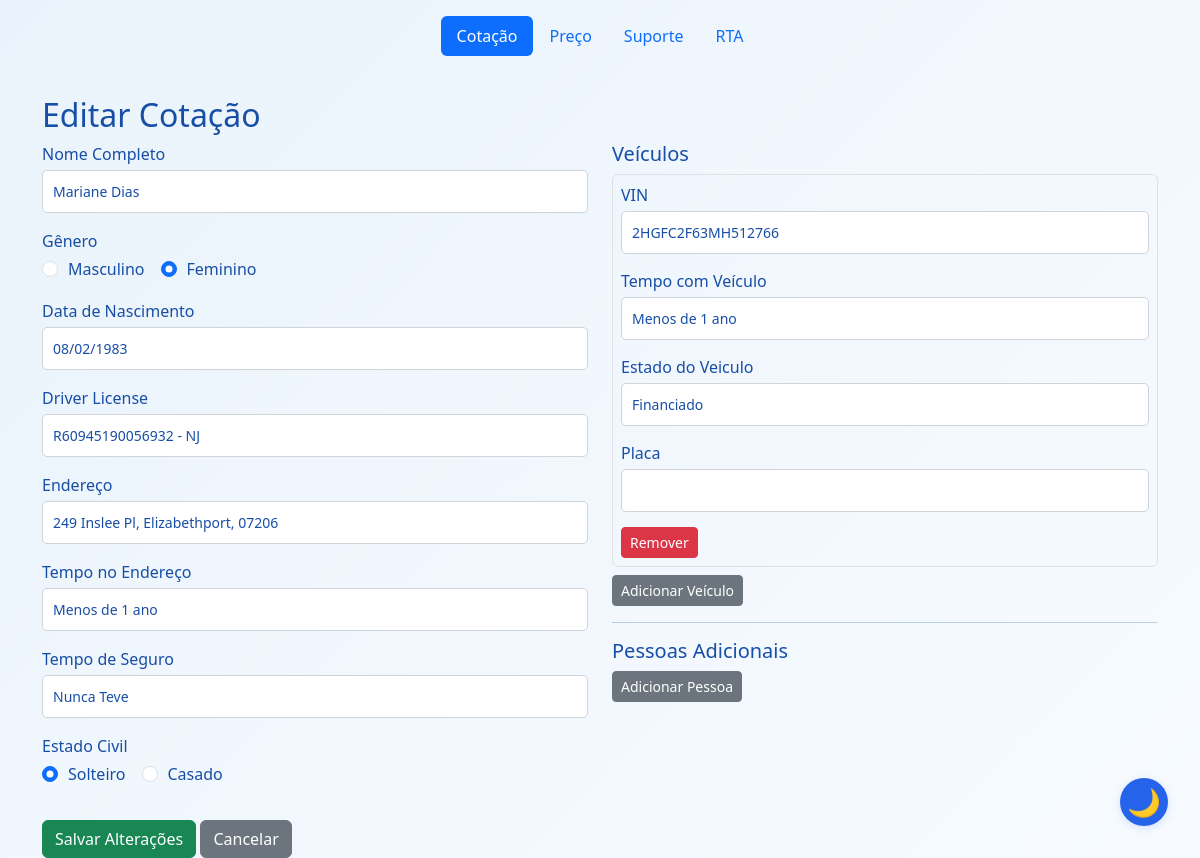
/editarCotacao/1, run on the app's committed database.
### app/models/cotacao_db.py (models this page shows)
class Cotacao(db.Model):
    __tablename__ = 'cotacao'
    id = db.Column(db.Integer, primary_key=True)
    genero = db.Column(db.String(50), nullable=False)
    nome = db.Column(db.String(100), nullable=False)
    documento = db.Column(db.String(50), nullable=False)
    endereco = db.Column(db.String(200), nullable=False)
    tempo_de_seguro = db.Column(db.String(50), nullable=False)
    data_nascimento = db.Column(db.String(50), nullable=False)
    tempo_no_endereco = db.Column(db.String(50), nullable=False)
    trello_card_id = db.Column(db.String(100))
    estado_civil = db.Column(db.String(20), nullable=False, default='Solteiro')
    nome_conjuge = db.Column(db.String(100))
    data_nascimento_conjuge = db.Column(db.String(50))
    documento_conjuge = db.Column(db.String(50))
    vehicles_json = db.Column(db.Text, nullable=False)
    pessoas_json = db.Column(db.Text, nullable=False, default='[]')

### app/routes/editar_routes.py (the view, shortened to what this page needs)
@editar_bp.route('/editarCotacao/<int:cotacao_id>', methods=['GET', 'POST'])
def editarCotacao(cotacao_id):
    cotacao = Cotacao.query.get_or_404(cotacao_id)
    veiculos = []
    if cotacao.vehicles_json:
        try:
            data = json.loads(cotacao.vehicles_json)
            if isinstance(data, list):
                veiculos = data
            elif isinstance(data, dict):
                veiculos = data.get('veiculos', [])
        except Exception:
            veiculos = []
    pessoas = []
    if hasattr(cotacao, 'pessoas_json') and cotacao.pessoas_json:
        try:
            pessoas = json.loads(cotacao.pessoas_json)
        except Exception:
            pessoas = []
    if request.method == 'POST':
        form = CotacaoForm(request.form)
    else:
        form = CotacaoForm(obj=cotacao, veiculos=veiculos, pessoas=pessoas)
    return render_template('editar.html', form=form, cotacao=cotacao)

### app/forms/veiculo_form.py
class VeiculoForm(FlaskForm):
    class Meta:
        csrf = False
    vin = StringField('VIN', validators=[DataRequired()])
    tempo_com_veiculo = SelectField('Tempo com Veículo', choices=[('Menos de 1 ano', 'Menos de 1 ano'), ('1-3 Anos', 'Entre 1 e 3 anos'), ('Mais de 5 Anos', '5 Anos ou mais')], validators=[DataRequired()])
    financiado = SelectField('Estado do Veiculo', choices=[('Financiado', 'Financiado'), ('Quitado', 'Quitado')], validators=[DataRequired()])
    placa = StringField('Placa')

### app/templates/editar.html (shortened to what this page needs)
{% extends "base.html" %}
{% block content %}
<div class="container mt-4">
    <h2>Editar Cotação</h2>
    <form method="POST">
        <div class="row">
            <div class="col-md-6">
                <div class="mb-3">
                    {{ form.nome.label(class="form-label") }}
                    {{ form.nome(class="form-control") }}
                </div>
                <div class="mb-3">
                    {{ form.genero.label(class="form-label") }}
                    <div class="d-flex">
                        {% for subfield in form.genero %}
                        <div class="form-check form-check-inline">
                            {{ subfield(class="form-check-input") }}
                            <label class="form-check-label" for="{{ subfield.id }}">{{ subfield.label.text }}</label>
                        </div>
                        {% endfor %}
                    </div>
                </div>
                <div class="mb-3">
                    {{ form.data_nascimento.label(class="form-label") }}
                    {{ form.data_nascimento(class="form-control") }}
                </div>
                <div class="mb-3">
                    {{ form.documento.label(class="form-label") }}
                    {{ form.documento(class="form-control") }}
                </div>
                <div class="mb-3">
                    {{ form.endereco.label(class="form-label") }}
                    {{ form.endereco(class="form-control") }}
                </div>
                <div class="mb-3">
                    {{ form.tempo_no_endereco.label(class="form-label") }}
                    {{ form.tempo_no_endereco(class="form-control") }}
                </div>
                <div class="mb-3">
                    {{ form.tempo_de_seguro.label(class="form-label") }}
                    {{ form.tempo_de_seguro(class="form-control") }}
                </div>
                <div class="mb-3">
                    {{ form.estado_civil.label(class="form-label") }}
                    <div class="d-flex">
                        {% for subfield in form.estado_civil %}
                        <div class="form-check form-check-inline">
                            {{ subfield(class="form-check-input") }}
                            <label class="form-check-label" for="{{ subfield.id }}">{{ subfield.label.text }}</label>
                        </div>
                        {% endfor %}
                    </div>
                </div>
            </div>
            <div class="col-md-6">
                <h5>Veículos</h5>
                <div id="veiculos-list">
                    {% for veiculo_form in form.veiculos %}
                    <div class="veiculo-item border rounded p-2 mb-2">
                        <div class="mb-2">
                            {{ veiculo_form.vin.label(class="form-label") }}
                            {{ veiculo_form.vin(class="form-control") }}
                        </div>
                        <div class="mb-2">
                            {{ veiculo_form.tempo_com_veiculo.label(class="form-label") }}
                            {{ veiculo_form.tempo_com_veiculo(class="form-control") }}
                        </div>
                        <div class="mb-2">
                            {{ veiculo_form.financiado.label(class="form-label") }}
                            {{ veiculo_form.financiado(class="form-control") }}
                        </div>
                        <div class="mb-2">
                            {{ veiculo_form.placa.label(class="form-label") }}
                            {{ veiculo_form.placa(class="form-control") }}
                        </div>
                         <button type="button" class="btn btn-danger btn-sm remove-veiculo">Remover</button>
                    </div>
                    {% endfor %}
                </div>
                <button type="button" class="btn btn-secondary btn-sm" id="add-veiculo">Adicionar Veículo</button>
                <hr>
                <h5>Pessoas Adicionais</h5>
                <button type="button" class="btn btn-secondary btn-sm" id="add-pessoa">Adicionar Pessoa</button>
            </div>
        </div>
        <button type="submit" class="btn btn-success mt-3">Salvar Alterações</button>
        <a href="{{ url_for('cotacao.cotacao') }}" class="btn btn-secondary mt-3">Cancelar</a>
    </form>
</div>
{% endblock %}

### app/static/style.css (style rules this page uses)
body, html { height: 100%; margin: 0; padding: 0; font-family: 'Segoe UI', 'Roboto', Arial, sans-serif; transition: background 0.5s, color 0.5s; }
body.light-mode { background: linear-gradient(135deg, #eaf3fb 0%, #f7fbff 100%); color: #174ea6; }
.form-label { font-size: 1rem; margin-bottom: 0.25rem; }
.form-control { width: 100%; padding: 10px; font-size: 14px; border: 1px solid #ced4da; border-radius: 5px; margin-bottom: 15px; background: #fff; color: #174ea6; transition: background 0.5s, color 0.5s, border-color 0.5s; }
.d-flex .form-check-input { margin-right: 10px; }

### data on the page
Cotacao: nome "Mariane Dias", data_nascimento "08/02/1983", documento "R60945190056932 - NJ", endereco "249 Inslee Pl, Elizabethport, 07206", tempo_no_endereco "Menos de 1 ano", tempo_de_seguro "Nunca Teve"

### other printed values
{{ subfield.label.text }} "Masculino" "Feminino"
{{ subfield.label.text }} "Solteiro" "Casado"
{{ veiculo_form.vin.label(class="form-label") }} "VIN"
{{ veiculo_form.tempo_com_veiculo.label(class="form-label") }} "Tempo com Veículo"
{{ veiculo_form.financiado.label(class="form-label") }} "Estado do Veiculo"
{{ veiculo_form.placa.label(class="form-label") }} "Placa"
